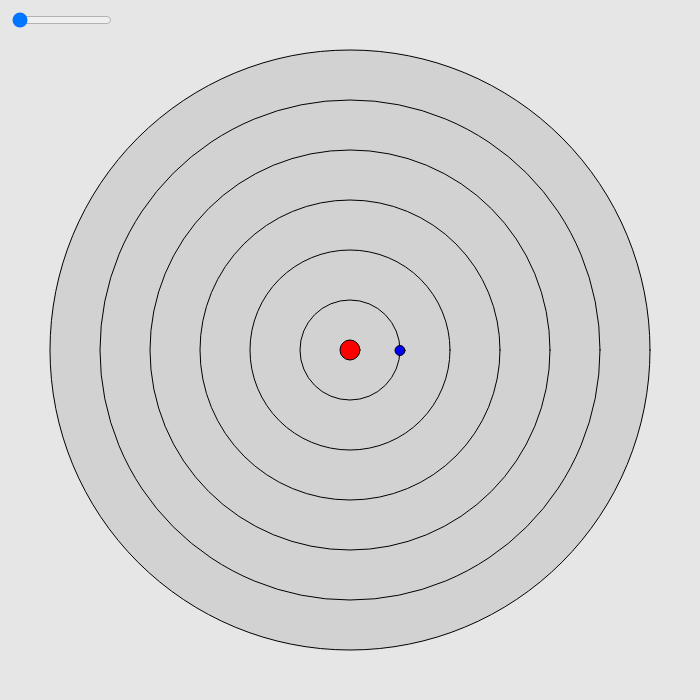
Frame 1 (no input)
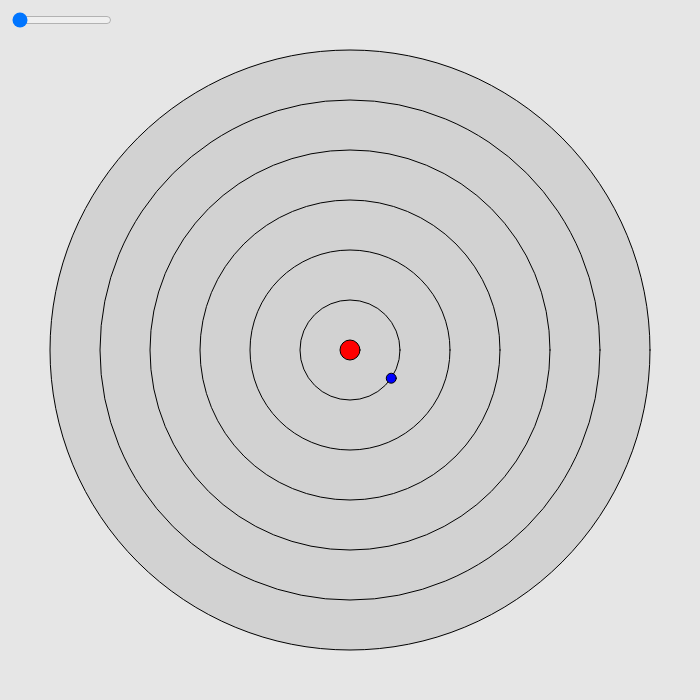
Frame 60 (no input)
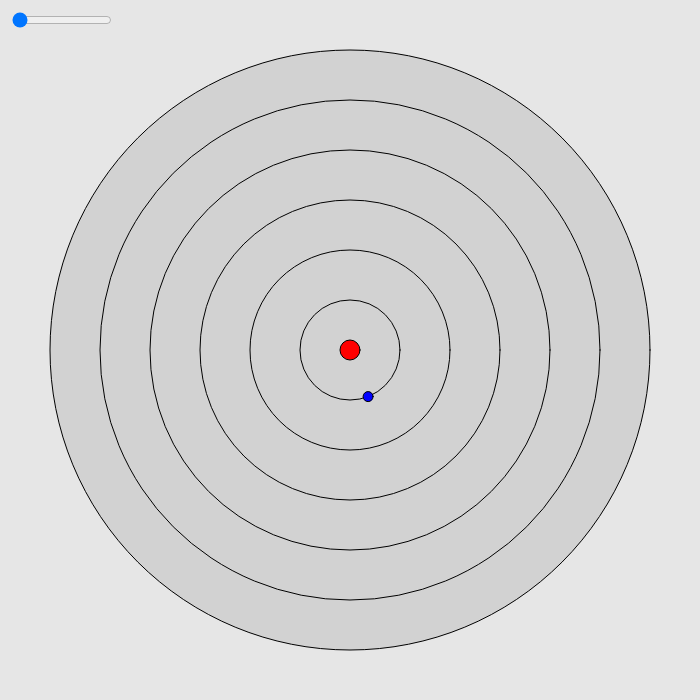
Frame 120 (the mouse pressed at the canvas centre since frame 60)

The p5.js sketch that drew these frames (run headless with seeded random() and noise() and a simulated clock; from frame 60 on, the mouse is pressed at the canvas centre):

// p5.js sketch
// ── sketch.js
let currentOrbit = 1;

const CANVAS_WIDTH = 700;
const CANVAS_HEIGHT = 700;
const MAX_ORBIT = 6

let angle = 0;
let angleStep = 0.01;
let radius = 50;
const CENTER_X = CANVAS_WIDTH/2;
const CENTER_Y = CANVAS_HEIGHT/2;

let orbitSlider;

function setup() {
  createCanvas(CANVAS_WIDTH, CANVAS_HEIGHT);

  orbitSlider = createSlider(1, MAX_ORBIT, 1);
  orbitSlider.position(10, 10);
  orbitSlider.style('width', '100px');
}

function draw() {
  background(230, 230, 230);
  drawOrbits();
  drawProton();
  drawElectron();
}


function drawProton() {
  fill(255, 0, 0);
  circle(CENTER_X, CENTER_Y, 20);
}

function drawOrbits() {
  fill(210, 210, 210);
  for (let i = MAX_ORBIT; i >= 1; i--) {
    diameter = radius * i * 2
    circle(CENTER_X, CENTER_Y, diameter);
  }
}

function drawElectron() {
  currentOrbit = orbitSlider.value();
  angle += angleStep;
  x = CENTER_X + cos(angle) * radius * currentOrbit;
  y = CANVAS_HEIGHT/2 + sin(angle) * radius * currentOrbit;
  fill(0, 0, 255);
  circle(x, y, 10);
}
